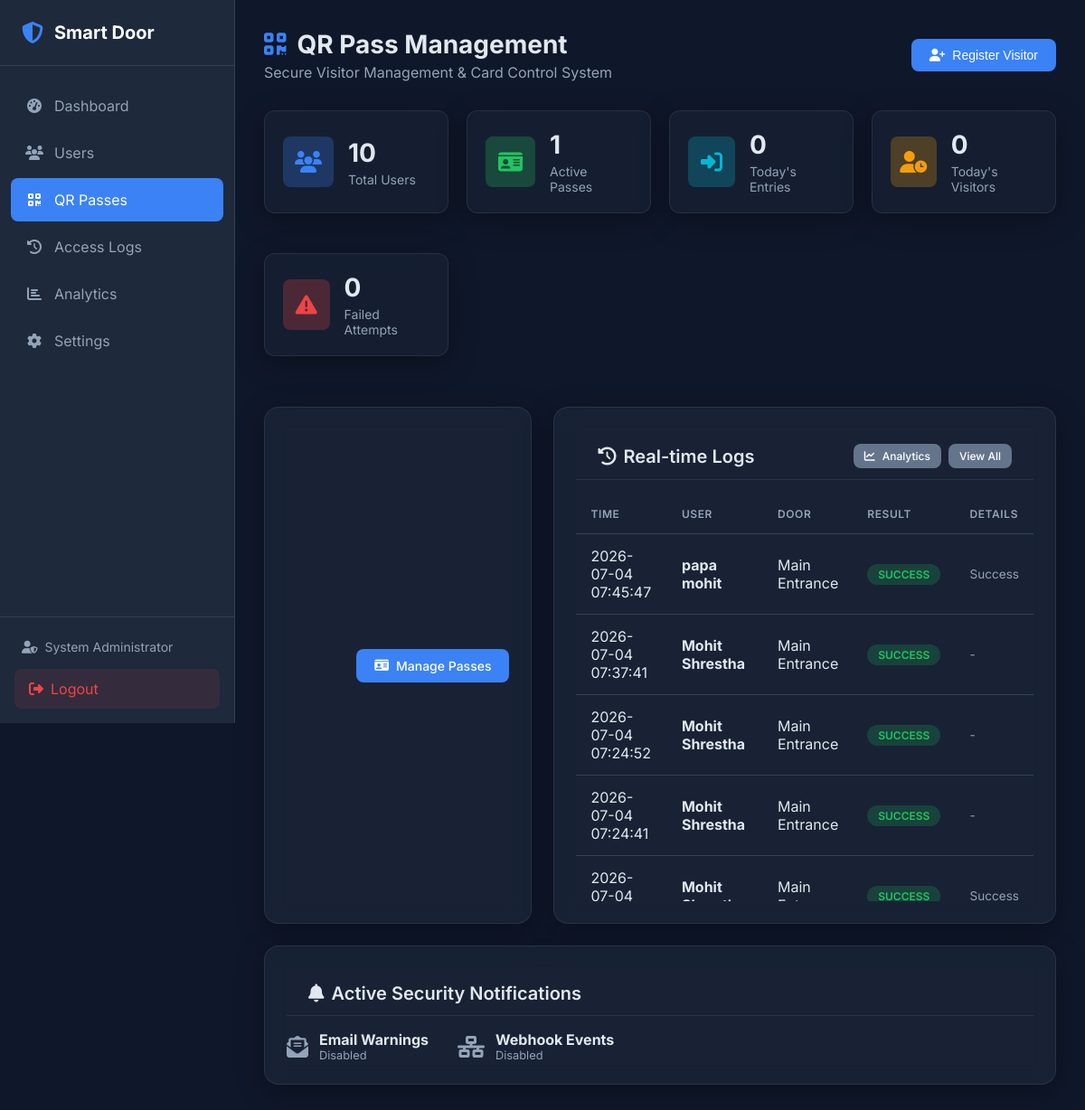
Before: /admin/qr (signed in) with the older database file.
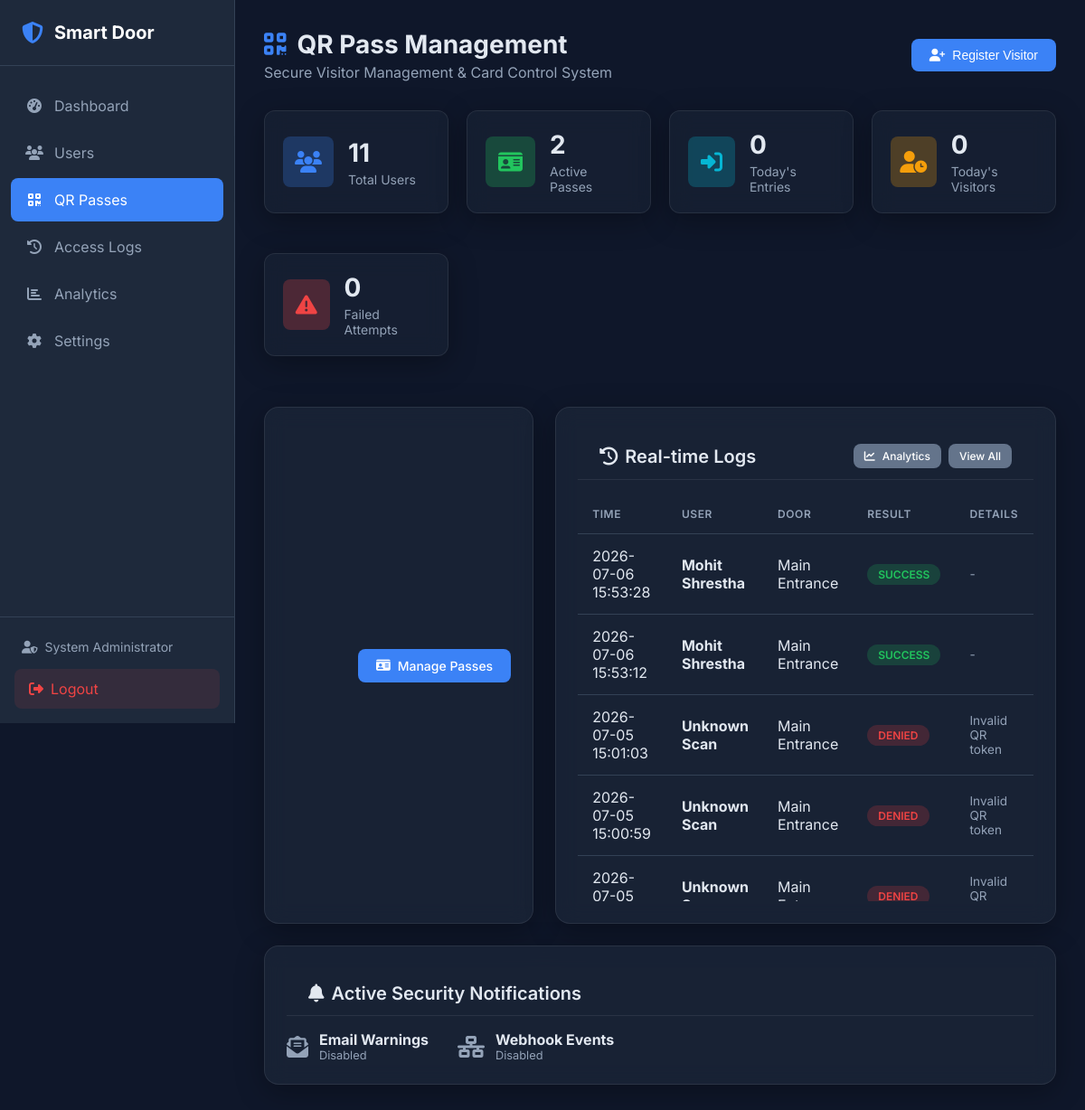
After: the same page with the newer database file.
### tables this page shows
CREATE TABLE access_logs (
    id INTEGER PRIMARY KEY AUTOINCREMENT,
    user_id INTEGER,  -- NULL if unknown person
    employee_id VARCHAR(50),  -- Stored separately for historical reference
    user_name VARCHAR(100),  -- Stored separately for historical reference
    event_type VARCHAR(10) NOT NULL CHECK(event_type IN ('ENTRY', 'EXIT')),
    access_date DATE NOT NULL,
    access_time TIME NOT NULL,
    result VARCHAR(20) NOT NULL CHECK(result IN ('SUCCESS', 'FAILED', 'DENIED')),
    face_match BOOLEAN DEFAULT 0,
    fingerprint_match BOOLEAN DEFAULT 0,
    failure_reason VARCHAR(255),
    confidence_score FLOAT,
    ip_address VARCHAR(45),
    created_at DATETIME DEFAULT CURRENT_TIMESTAMP, qr_token VARCHAR(255) NULL, door VARCHAR(100) DEFAULT 'Main Entrance', camera VARCHAR(100) NULL, reason VARCHAR(255) NULL,
    FOREIGN KEY (user_id) REFERENCES users(id) ON DELETE SET NULL
);

### web/routes/qr_routes.py (the view)
@qr_bp.route('/admin/qr')
@login_required
def dashboard():
    stats = qr_repo.get_dashboard_stats()
    recent_logs = qr_repo.access_log_repo.get_recent_logs(limit=10)
    door_status = "UNKNOWN (Hardware managed by main.py)"
    email_enabled = access_controller.get_setting("email_notifications_enabled", "false") == "true"
    webhook_enabled = access_controller.get_setting("webhook_notifications_enabled", "false") == "true"
    return render_template(
        'qr/dashboard.html',
        stats=stats,
        recent_logs=recent_logs,
        door_state=door_status,
        email_enabled=email_enabled,
        webhook_enabled=webhook_enabled
    )

### database/db_manager.py (called while the page is built, shortened)
    def _get_connection(self) -> sqlite3.Connection:
        return self._local.connection

    def execute(self, query: str, params: tuple = ()) -> sqlite3.Cursor:
        conn = self._get_connection()
        cursor = conn.cursor()
        cursor.execute(query, params)
        return cursor

    def get_recent_logs(self, limit: int = 50) -> List[Dict]:
        cursor = self.db.execute(
            """SELECT * FROM access_logs
               ORDER BY created_at DESC LIMIT ?""",
            (limit,)
        )
        return [dict(row) for row in cursor.fetchall()]

### modules/access_controller.py (called while the page is built)
    def get_setting(self, key: str, default: Any = None) -> Any:
        try:
            cursor = self.qr_repo.db.execute(
                "SELECT value, is_encrypted FROM system_settings WHERE key = ?", (key,)
            )
            row = cursor.fetchone()
            if not row:
                return default
            val = row['value']
            if row['is_encrypted']:
                return ConfigEncryptor.decrypt(val)
            return val
        except Exception as e:
            logger.error(f"Error fetching setting {key}: {e}")
            return default

### web/templates/qr/dashboard.html (shortened to what the changed rows need)
{% extends "base.html" %}
{% block extra_css %}
<link rel="stylesheet" href="{{ url_for('static', filename='css/qr.css') }}">
{% endblock %}
{% block content %}
<div class="page-header" style="display: flex; justify-content: space-between; align-items: center; flex-wrap: wrap; gap: 1rem;">
    <div>
        <h1><i class="fas fa-qrcode"></i> QR Pass Management</h1>
    </div>
</div>
<div class="qr-stats-grid">
    <div class="qr-stat-card qr-glass-card">
        <div class="qr-stat-info">
            <h3 id="widget-total-users">{{ stats.total_users }}</h3>
            <p>Total Users</p>
        </div>
    </div>
    <div class="qr-stat-card qr-glass-card">
        <div class="qr-stat-info">
            <h3>{{ stats.active_passes }}</h3>
            <p>Active Passes</p>
        </div>
    </div>
</div>
<div class="qr-form-section">
    <div class="qr-glass-card">
        <div class="card-header" style="border-bottom: 1px solid var(--glass-border); padding-bottom: 0.75rem; margin-bottom: 1rem; display: flex; justify-content: space-between; align-items: center;">
            <h2 style="font-size: 1.25rem;"><i class="fas fa-history"></i> Real-time Logs</h2>
        </div>
        <div class="table-responsive" style="max-height: 450px; overflow-y: auto;">
            <table class="table" id="dashboard-recent-logs">
                <thead>
                    <tr>
                        <th>Time</th>
                        <th>User</th>
                        <th>Door</th>
                        <th>Result</th>
                        <th>Details</th>
                    </tr>
                </thead>
                <tbody>
                    {% if recent_logs %}
                        {% for log in recent_logs %}
                        <tr>
                            <td>{{ log.access_date }} {{ log.access_time }}</td>
                            <td><strong>{{ log.user_name or 'Unknown Scan' }}</strong></td>
                            <td>{{ log.door or 'Main Entrance' }}</td>
                            <td>
                                <span class="badge badge-{{ 'success' if log.result == 'SUCCESS' else 'danger' if log.result == 'DENIED' else 'warning' }}">
                                    {{ log.result }}
                                </span>
                            </td>
                            <td class="text-muted" style="font-size: 0.85rem;">{{ log.failure_reason or log.reason or '-' }}</td>
                        </tr>
                        {% endfor %}
                    {% else %}
                    <tr>
                        <td colspan="5" class="text-center text-muted">No recent activity</td>
                    </tr>
                    {% endif %}
                </tbody>
            </table>
        </div>
    </div>
</div>
<div class="qr-glass-card">
    <div class="card-header" style="border-bottom: 1px solid var(--glass-border); padding-bottom: 0.75rem; margin-bottom: 1rem;">
        <h2 style="font-size: 1.25rem;"><i class="fas fa-bell"></i> Active Security Notifications</h2>
    </div>
</div>
{% endblock %}

Changed rows visible on the page:
no longer on this page (row unchanged): access_logs: access_date "2026-07-04", access_time "07:45:47", user_name "papa mohit", door "Main Entrance", result "SUCCESS", reason "Success"
no longer on this page (row unchanged): access_logs: access_date "2026-07-04", access_time "07:37:41", user_name "Mohit Shrestha", door "Main Entrance", result "SUCCESS", failure_reason "-"
no longer on this page (row unchanged): access_logs: access_date "2026-07-04", access_time "07:24:52", user_name "Mohit Shrestha", door "Main Entrance", result "SUCCESS", failure_reason "-"
no longer on this page (row unchanged): access_logs: access_date "2026-07-04", access_time "07:24:41", user_name "Mohit Shrestha", door "Main Entrance", result "SUCCESS", failure_reason "-"
no longer on this page (row unchanged): access_logs: access_date "2026-07-04", user_name "Mohit…", door "Main…", result "SUCCESS", reason "Success"
added access_logs: access_date "2026-07-06", access_time "15:53:28", user_name "Mohit Shrestha", door "Main Entrance", result "SUCCESS", failure_reason "-"
added access_logs: access_date "2026-07-06", access_time "15:53:12", user_name "Mohit Shrestha", door "Main Entrance", result "SUCCESS", failure_reason "-"
added access_logs: access_date "2026-07-05", access_time "15:01:03", user_name "Unknown Scan", door "Main Entrance", result "DENIED", failure_reason "Invalid QR token"
added access_logs: access_date "2026-07-05", access_time "15:00:59", user_name "Unknown Scan", door "Main Entrance", result "DENIED", failure_reason "Invalid QR token"
added access_logs: access_date "2026-07-05", user_name "Unknown…", door "Main…", result "DENIED", failure_reason "Invalid QR…"
Other visible differences:
{{ stats.total_users }}: "10" → "11"
{{ stats.active_passes }}: "1" → "2"
